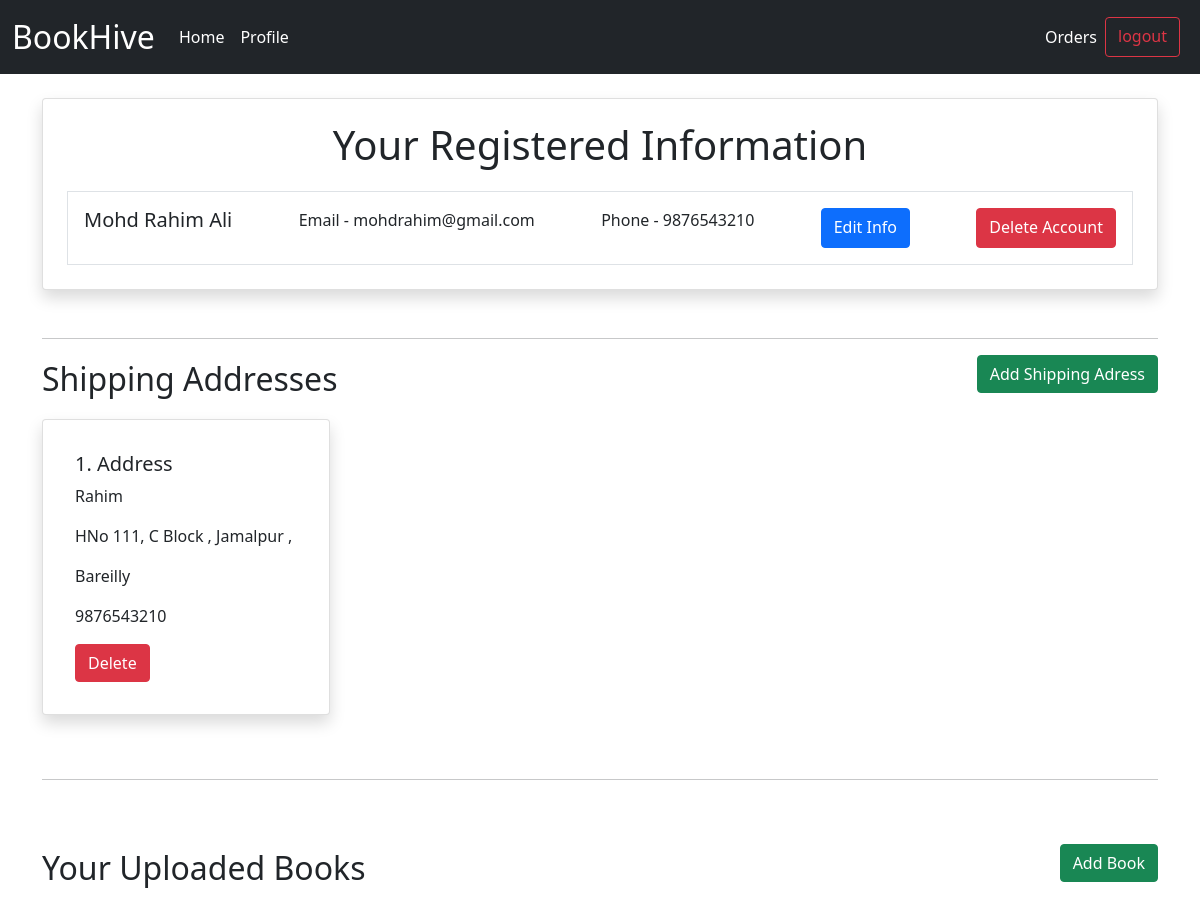
Page /profile/ (signed in, upper part) on the earlier database version.
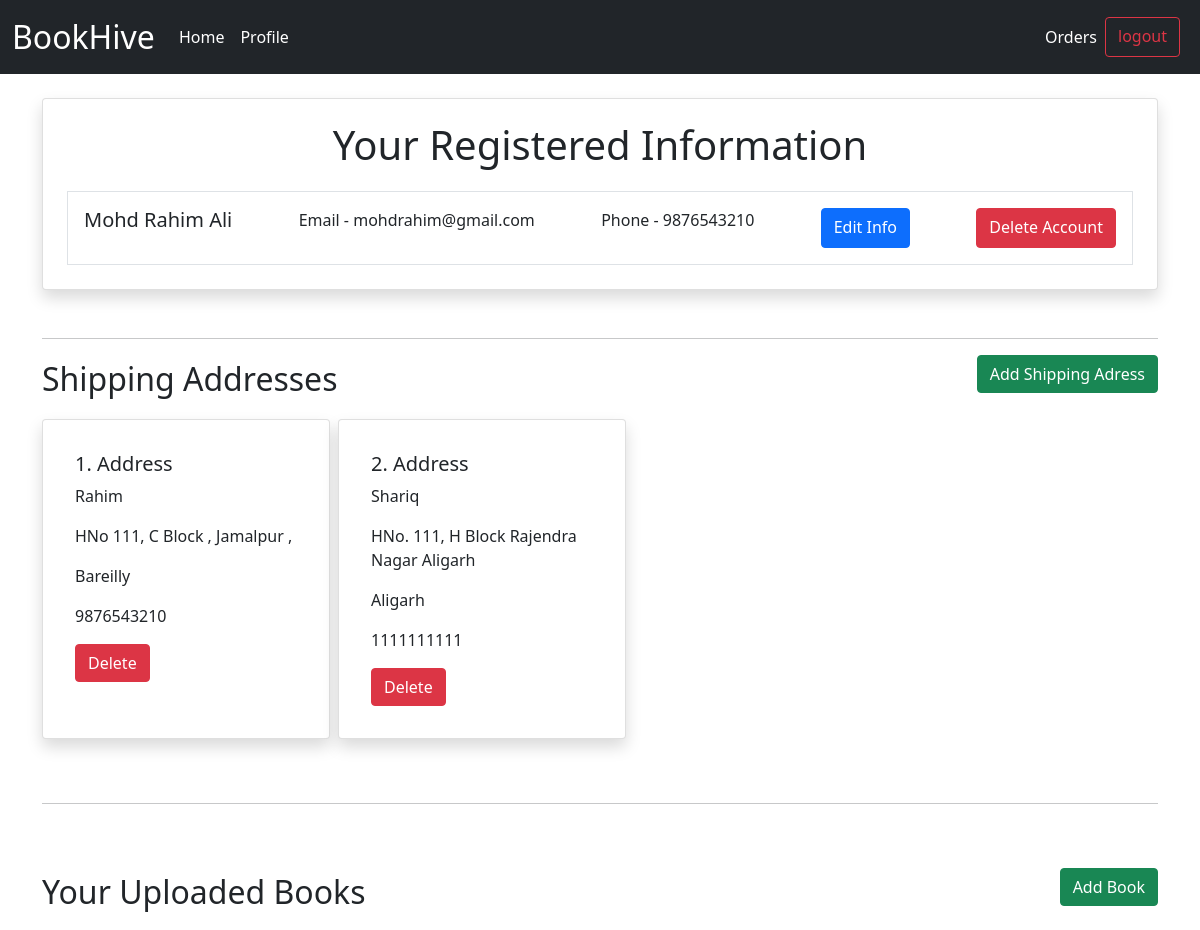
Same page on the later database version.
### store/models.py (models this page shows, shortened)
class ShippingAddresses(models.Model):
    name=models.CharField(max_length=100, default="")
    address = models.CharField(max_length=200)
    city=models.CharField(max_length=50, default='')
    phone=models.IntegerField(default=0000)
    details_of=models.ForeignKey(UserDetail, on_delete=models.CASCADE, default=1)
    def get_address_by_id(id):
        return ShippingAddresses.objects.filter(details_of=id)

### store/views/profile.py (the view, shortened to what this page needs)
# urls.py: path('profile/', profile.Profile.as_view(), name='profile'),
class Profile(View):
    def get(self, request):
        userEmail=request.session['userEmail']
        user= UserDetail.get_user_by_email(userEmail)
        books=BookInfo.get_books_by_owner_id(request.session['id'])
        addresses=ShippingAddresses.get_address_by_id(user.id)
        return render(request, 'profile.html', {'user':user, 'books':books, 'addresses':addresses})

### store/models.py (called while the page is built)
    @staticmethod
    def get_user_by_email(email):
        try:
            return UserDetail.objects.get(email=email)
        except:
            return False

    def __str__(self):
        return self.name

    @staticmethod
    def get_books_by_owner_id(id):
        return BookInfo.objects.filter(uploaded_by=id)

### store/templates/profile.html (shortened to what this page needs)
{% extends "base.html" %}
{% block content %}
<div class="container my-4">
    <div class="card mx-auto shadow p-3 mb-5 bg-body rounded">
        <p class="fs-1 mx-auto">Your Registered Information</p>
        <div class="card-body border mx-2 mb-2">
          <div class="d-flex justify-content-between">
            <h5 class="card-title">{{user.name}}</h5>
                <p class="card-text">Email - {{user.email}}</p>
                <p class="card-text">Phone - {{user.phone}}</p>
                <a href="/edit-profile/" class="btn btn-primary">Edit Info</a>
                <a href="#" class="btn btn-danger">Delete Account</a>
          </div>
        </div>
    </div>
        <hr>
    <div>
      <div class="d-flex justify-content-between">
        <div>
          <p class='fs-2'>Shipping Addresses</p>
        </div>
        <div>
          <button type="button"  class="btn btn-success text-white" data-bs-toggle="modal" data-bs-target="#exampleModal">Add Shipping Adress</button>
        </div>
      </div>
      <div class='d-flex' >
        {% for address in addresses %}
          <div class="card me-2 shadow p-3 mb-5 bg-body rounded" style="width: 18rem;">
            <div class="card-body">
              <h5 class="card-title">{{forloop.counter}}. Address</h5>
              <p class="card-text">{{address.name}}</p>
              <p class="card-text">{{address.address}}</p>
              <p class="card-text">{{address.city}}</p>
              <p class="card-text">{{address.phone}}</p>
              <form action="delete-address/{{address.id}}" method="POST" style="display: inline;">
                <button type="submit" class="btn btn-danger" >Delete</button>
            </form>
            </div>
          </div>
        {% endfor %}
      </div>
      <hr>
      <div class="d-flex justify-content-between">
        <div>
          <p class="fs-2 mt-5">Your Uploaded Books</p>
        </div>
        <div>
          <a href="{% url 'add-book'%}" class="btn btn-success mt-5">Add Book</a>
        </div>
      </div>
  </div>
</div>
{% endblock %}

Differences in the rows shown:
added ShippingAddresses: name "Shariq", address "HNo. 111, H Block Rajendra Nagar Aligarh", city "Aligarh", phone "1111111111"
